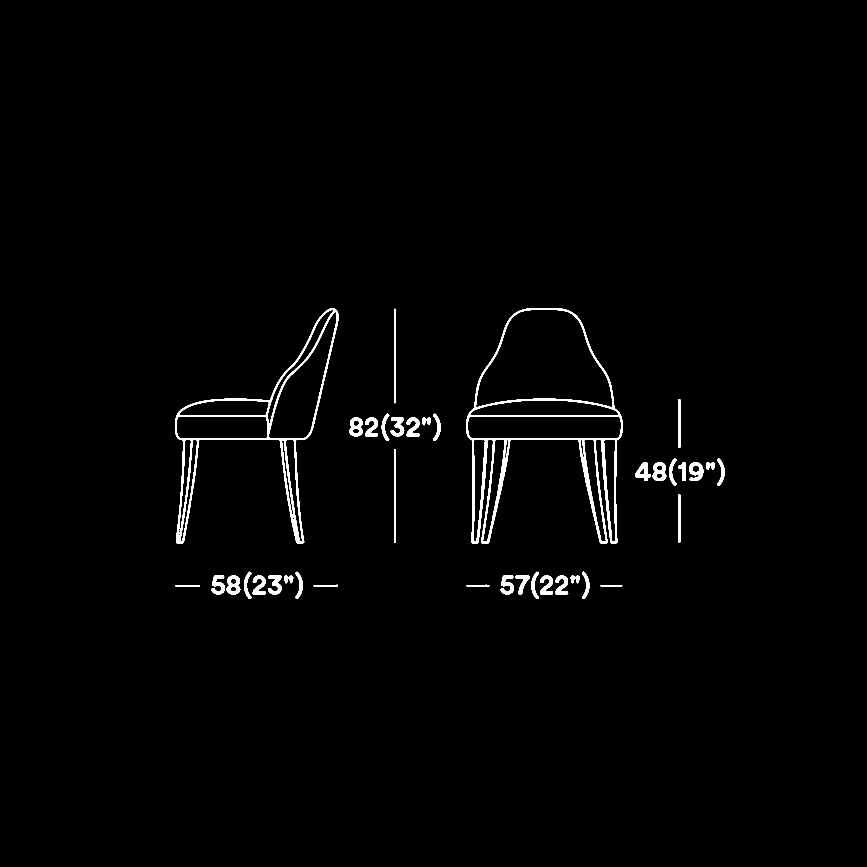
#> input picture worker-engine/debug_3_closed.png, 2600 x 2600 px (shown at 1/3 size)
$ python -i pat_pipeline.py   (imports and definitions only)
#> lines starting #> are read from the running program, lines starting #| are printed output that depends on the picture; after the words box and inside, x2 and y2 are one past the last pixel; in counts of white or black regions, pixels touching at a corner belong together
import ezdxf, cv2, numpy as np
import os, subprocess, shutil

# nº de linhas de varredura. Quanto maior, mais fiel (e maior o arquivo).
TARGET_ROWS = 400


# [73 lines left out: functions _collect_segments, dxf_to_pat, not called in this run]


def _bitmap_to_pat(img, W, H, output_path, name="CUSTOM"):
    """
    Nucleo compartilhado: recebe um bitmap binario (255 = desenhar) com tile
    de dimensoes reais WxH e escreve o PAT por varredura horizontal.
    Cada faixa Y vira 1+ linhas PAT (angle=0) com dash pattern.
    """
    rows, cols = img.shape
    step_x = W / cols

    safe = ''.join(ch if ch.isalnum() or ch == '_' else '_'
                   for ch in name.upper())[:31] or "CUSTOM"

    # O AutoCAD rejeita linhas com muitos dashes ("Too many dash specifications").
    # O limite varia por versao (algumas cortam bem abaixo de 80). Cada "run"
    # gera ate 2 dashes (vao + desenho); com 16 runs = ~33 dashes/linha, bem
    # seguro. Faixas densas viram varias linhas PAT no mesmo Y (como o architextures).
    MAX_RUNS_PER_LINE = 16

    pat_lines = []
    for row in range(rows):
        line = img[row]
        if not line.any():
            continue
        # Y real desta faixa (row 0 = topo = H)
        y_real = round((rows - 1 - row) / (rows - 1) * H, 4)

        # extrair "runs" (segmentos desenhados) como pares (inicio, fim) em X real
        runs = []
        in_run = False
        run_start = 0.0
        for col in range(cols + 1):
            on = col < cols and line[col] > 127
            cx = col * step_x
            if on and not in_run:
                run_start = cx
                in_run = True
            elif not on and in_run:
                if cx - run_start > 1e-6:
                    runs.append((run_start, cx))
                in_run = False
        if not runs:
            continue

        # emitir em lotes para respeitar o limite de dashes do AutoCAD
        for i in range(0, len(runs), MAX_RUNS_PER_LINE):
            batch = runs[i:i + MAX_RUNS_PER_LINE]
            # O AutoCAD exige os valores em PARES (traco, espaco, traco, espaco...)
            # comecando por um traco positivo. Por isso a linha comeca no inicio
            # do 1o segmento (x-origin = a0) em vez de por um espaco negativo.
            x_org = batch[0][0]
            dashes = []
            prev_end = None
            for a, b in batch:
                if prev_end is not None:
                    gap = a - prev_end            # espaco entre segmentos
                    dashes.append(-round(gap, 4))
                dashes.append(round(b - a, 4))     # traco (segmento desenhado)
                prev_end = b
            # espaco final: completa o periodo (largura do tile), fechando o par.
            # inclui o deslocamento inicial pois o padrao repete a cada W.
            closing = W - (prev_end - x_org)
            if closing <= 1e-4:
                # caso raro (segmento toca as duas bordas): encurta o ultimo
                # traco para sobrar um espaco minimo e manter o par valido.
                dashes[-1] = round(dashes[-1] - 0.01, 4)
                closing = 0.01
            dashes.append(-round(closing, 4))
            dash_str = ','.join(f"{d:g}" for d in dashes)
            pat_lines.append(f"0,{x_org:g},{y_real:g},0,{H:g},{dash_str}")

    if not pat_lines:
        return {"families": 0, "error": "Nada rasterizado (imagem vazia?)"}

    with open(output_path, 'w', encoding='ascii', errors='replace') as f:
        f.write(f"*{safe}, Gerado por Meu Conversor CAD\n")
        f.write("\n".join(pat_lines) + "\n")

    return {
        "families": len(pat_lines),
        "tile": f"{W:.1f}x{H:.1f}",
        "resolution": f"{cols}x{rows}",
    }


def image_to_pat(image_path: str, output_path: str, name: str = "CUSTOM",
                 modo: str = "auto") -> dict:
    """
    Converte IMAGEM direto em PAT (sem passar por DXF).
    modo="linhas" -> deteccao de borda (Canny). Para fotos/renders.
    modo="tracos" -> threshold Otsu (pixels escuros = desenho). Para
                     desenhos de padrao em preto e branco (piso, textura).
    modo="auto"   -> decide sozinho: se a imagem for majoritariamente
                     clara com tracos escuros usa 'tracos', senao 'linhas'.
    Tile = dimensoes em pixels da imagem (ajuste a escala no AutoCAD).
    """
#> called with image_path = 'debug_3_closed.png', output_path = 'out.png', name = 'CUSTOM', modo = 'auto'
    from PIL import Image as PILImage
    pil = PILImage.open(image_path).convert("RGBA")
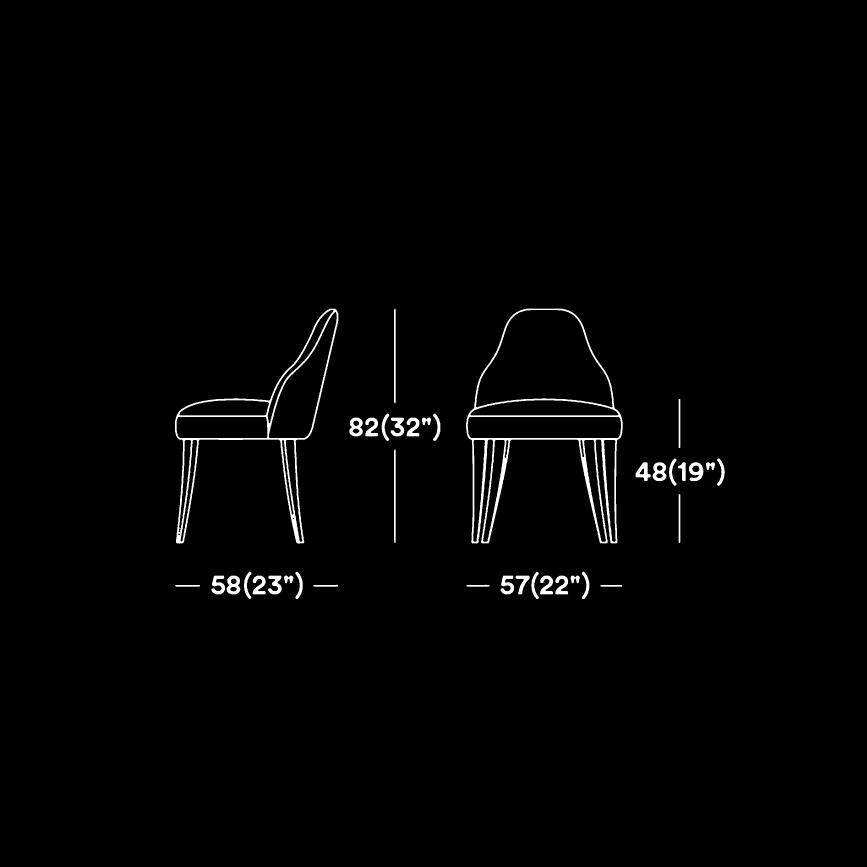
#> pil: PIL image 2600x2600 RGBA (shown at 1/3 size); mean R, G, B, A 3.2, 3.2, 3.2, 255
    bg = PILImage.new("RGBA", pil.size, (255, 255, 255, 255))
#> bg: PIL image 2600x2600 RGBA; every value is 255
    bg.paste(pil, mask=pil.split()[3])
    gray = cv2.cvtColor(np.array(bg.convert("RGB")), cv2.COLOR_RGB2GRAY)
#> gray is the input picture: shape (2600, 2600); 1.3% white; 38 white regions, largest, box (x1, y1, x2, y2) and area: (1398, 926, 1868, 1631) 29344, (525, 926, 1015, 1631) 22117, (1958, 1387, 1999, 1443) 1463

    # reduzir para a resolucao de varredura mantendo aspect ratio
    H0, W0 = gray.shape
#> H0 = 2600; W0 = 2600
    rows = TARGET_ROWS
    cols = max(1, int(round(TARGET_ROWS * W0 / H0)))
#> cols = 400
    gray = cv2.resize(gray, (cols, rows), interpolation=cv2.INTER_AREA)
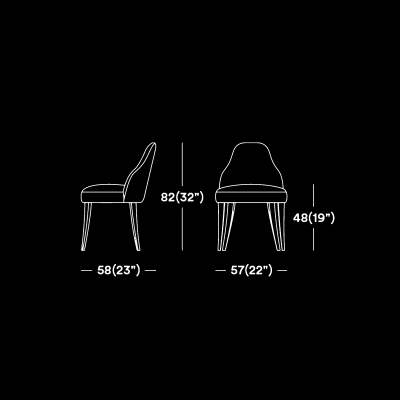
#> gray: shape (400, 400); min 0, max 255, mean 3.2

    if modo == "auto":
        # se a media for clara (fundo branco com tracos), usa threshold
        modo = "tracos" if gray.mean() > 160 else "linhas"
#> modo = 'linhas'

    if modo == "tracos":
        _, binary = cv2.threshold(gray, 0, 255,
                                  cv2.THRESH_BINARY_INV + cv2.THRESH_OTSU)
    else:  # linhas
        blur = cv2.GaussianBlur(gray, (3, 3), 0)
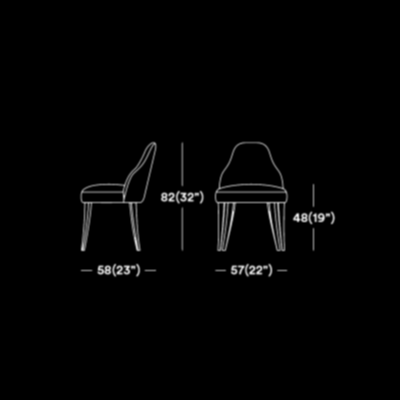
#> blur: shape (400, 400); min 0, max 237, mean 3.2
        binary = cv2.Canny(blur, 40, 120)
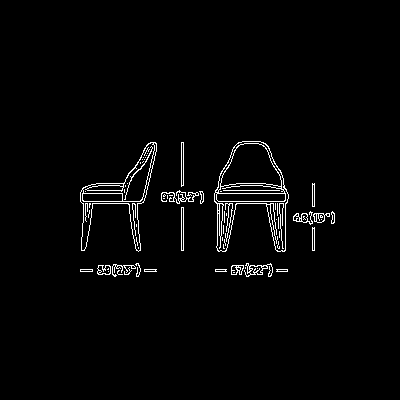
#> binary: shape (400, 400); 2.1% white in thin lines or dots, all inside (x1, y1, x2, y2) = (80, 141, 335, 277)
        binary = cv2.dilate(binary, np.ones((2, 2), np.uint8), iterations=1)
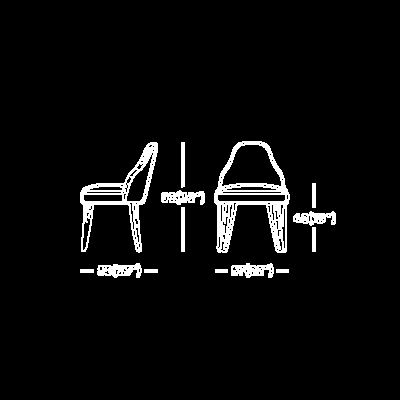
#> binary: shape (400, 400); 4.5% white; 14 white regions, largest, box (x1, y1, x2, y2) and area: (214, 141, 290, 253) 2760, (80, 142, 158, 253) 1931, (97, 263, 142, 278) 445

    # normaliza o tile: altura = 100 unidades (escala previsivel no AutoCAD).
    # pixels nao tem unidade real, entao a arquiteta escala 1 azulejo = 100 * scale.
    TILE_BASE = 100.0
    H = TILE_BASE
    W = TILE_BASE * W0 / H0
#> W = 100
    result = _bitmap_to_pat(binary, W, H, output_path, name)
#> after the loop in _bitmap_to_pat, `for row in range(rows):`: pat_lines = 139 items
#> result = {'families': 139, 'tile': '100.0x100.0', 'resolution': '400x400'}
    result["modo"] = modo
    result["origem"] = "imagem"
    result["tile"] = f"{W:.1f}x{H:.1f}"
    return result


# [46 lines left out: functions _rasterize_svg, svg_to_pat, not called in this run]

>>> result = image_to_pat('debug_3_closed.png', 'out.png')
#> result = {'families': 139, 'tile': '100.0x100.0', 'resolution': '400x400', 'modo': 'linhas', 'origem': 'imagem'}
